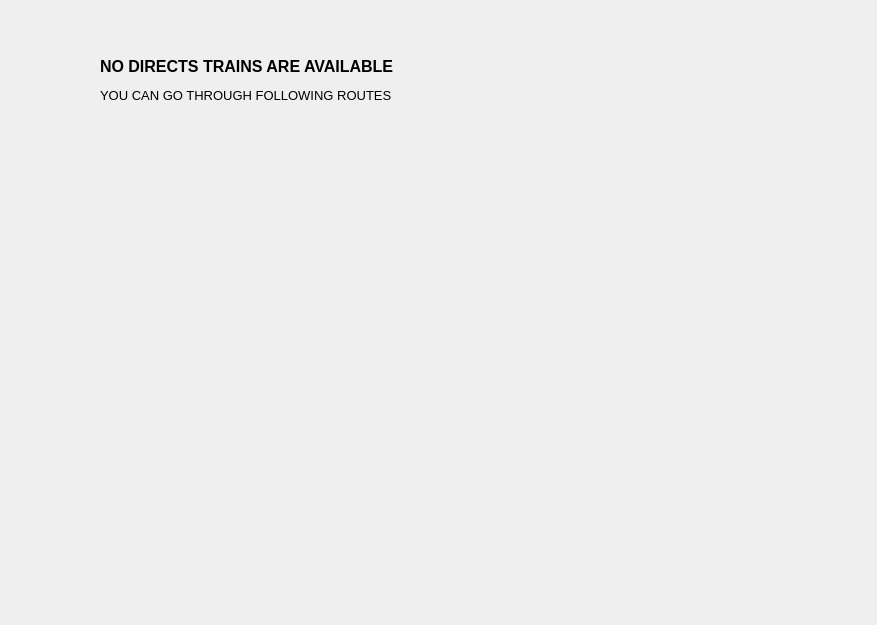
<?xml version="1.0" encoding="UTF-8"?>
<ui version="4.0">
 <class>indirect</class>
 <widget class="QDialog" name="indirect">
  <property name="geometry">
   <rect>
    <x>0</x>
    <y>0</y>
    <width>877</width>
    <height>625</height>
   </rect>
  </property>
  <property name="windowTitle">
   <string>Dialog</string>
  </property>
  <widget class="QLabel" name="label">
   <property name="geometry">
    <rect>
     <x>20</x>
     <y>180</y>
     <width>571</width>
     <height>421</height>
    </rect>
   </property>
   <property name="text">
    <string/>
   </property>
  </widget>
  <widget class="QLabel" name="label_2">
   <property name="geometry">
    <rect>
     <x>100</x>
     <y>50</y>
     <width>371</width>
     <height>61</height>
    </rect>
   </property>
   <property name="text">
    <string>&lt;html&gt;&lt;head/&gt;&lt;body&gt;&lt;p&gt;&lt;span style=&quot; font-size:12pt; font-weight:600;&quot;&gt;NO DIRECTS TRAINS ARE AVAILABLE&lt;/span&gt;&lt;/p&gt;&lt;p&gt;&lt;span style=&quot; font-size:10pt;&quot;&gt;YOU CAN GO THROUGH FOLLOWING ROUTES&lt;/span&gt;&lt;/p&gt;&lt;/body&gt;&lt;/html&gt;</string>
   </property>
  </widget>
 </widget>
 <resources/>
 <connections/>
</ui>
